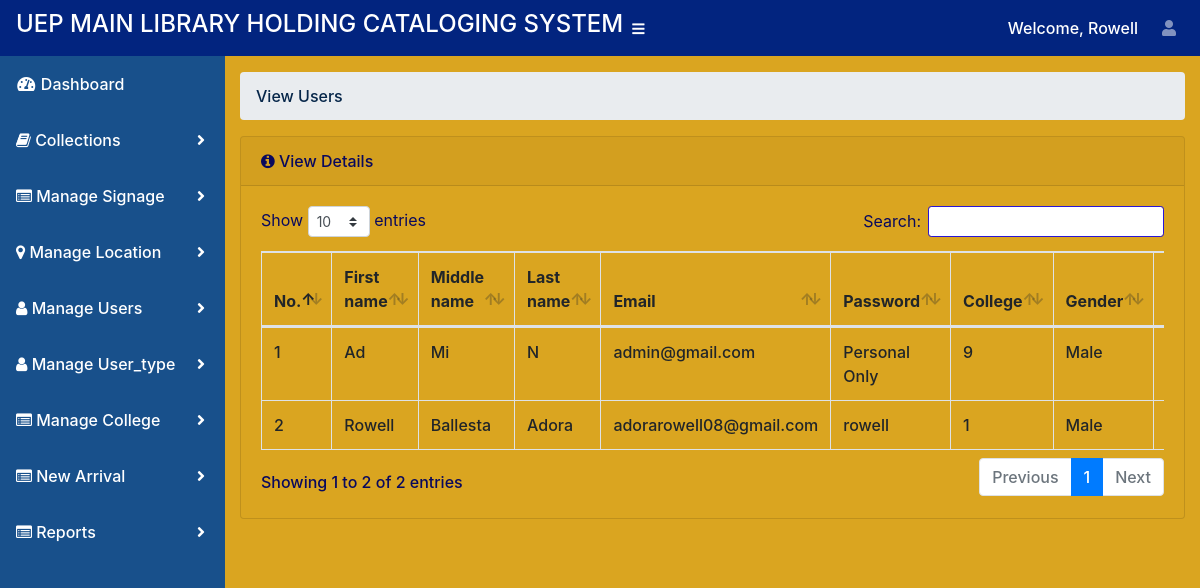
The page /admin/view-users.php (signed in) on the database its author committed.
### tables this page shows
CREATE TABLE `tbl_user` (
  `id` int(11) NOT NULL,
  `first_name` varchar(100) NOT NULL,
  `middle_name` varchar(100) NOT NULL,
  `last_name` varchar(100) NOT NULL,
  `email` varchar(100) NOT NULL,
  `password` varchar(100) NOT NULL,
  `college` varchar(100) NOT NULL,
  `gender` tinytext NOT NULL COMMENT '1=male, 2=famale',
  `user_type` int(10) NOT NULL,
  `role` tinyint(50) NOT NULL COMMENT '1=admin,2=user,\r\n3=encoder1,4=encoder2,5=encoder3',
  `status` tinyint(50) NOT NULL COMMENT '1=active, 0=inactive',
  `created_at` timestamp NOT NULL DEFAULT current_timestamp() ON UPDATE current_timestamp(),
  `course` varchar(100) NOT NULL,
  `image` text NOT NULL
);

### admin/view-users.php (the view, shortened to what this page needs)
<?php
include ('../connection.php');
?>
<?php include('include/header.php'); ?>
  <div id="wrapper">
    <?php include('include/side-bar.php'); ?>
    <div id="content-wrapper">
      <div class="container-fluid">
        <ol class="breadcrumb">
          <li class="breadcrumb-item">
            <a href="#">View Users</a>
          </li>
        </ol>
  <div class="card mb-3">
          <div class="card-header">
            <i class="fa fa-info-circle"></i>
            View Details</div>
            <div class="card-body">
            <div class="table-responsive">
              <table class="table table-bordered" id="dataTable" width="100%" cellspacing="0">
                <thead>
                                            <tr>
                                                <th>No.</th>
                                                <th>First name</th>
                                                <th>Middle name</th>
                                                <th>Last name</th>
                                                <th>Email</th>
                                                <th>Password</th>
                                                <th>College</th>
                                                <th>Gender</th>
                                                <th>User_type</th>
                                            </tr>
                                        </thead>
                                        <tbody>
										<?php
										$select_query = mysqli_query($data, "select * from tbl_user");
										$sn = 1;
										while($row = mysqli_fetch_array($select_query))
										{
										?>
                                            <tr>
                                                <td><?php echo $sn; ?></td>
                                                <td><?php echo $row['first_name']; ?></td>
                                                <td><?php echo $row['middle_name']; ?></td>
                                                <td><?php echo $row['last_name']; ?></td>
                                                <td><?php echo $row['email']; ?></td>
                                                <?php if($row['role']==1){
                                                  ?><td>Personal Only</td>
                                        <?php } else { ?><td><?php echo $row['password']; ?></td>
                                           <?php } ?>
                                                <td><?php echo $row['college']; ?></td>
                                                <?php if($row['gender']==1){
                                                  ?><td>Male</td>
                                        <?php } else { ?><td>Female</td>
                                           <?php } ?>
                                           <td><?php echo $row['user_type']; ?></td>
                                                </tr>
										<?php $sn++; } ?>
                                        </tbody>
                                    </table>
                                </div>
                            </div>
                            </div>
    </div>
        </div>
 <?php include('include/footer.php'); ?>

### rows shown on the page
tbl_user: first_name "Ad", middle_name "Mi", last_name "N", email "admin@gmail.com", role "Personal Only", college "9", gender "Male"
tbl_user: first_name "Rowell", middle_name "Ballesta", last_name "Adora", email "adorarowell08@gmail.com", password "rowell", college "1", gender "Male"

### other values the page prints
$first_name "Rowell"
